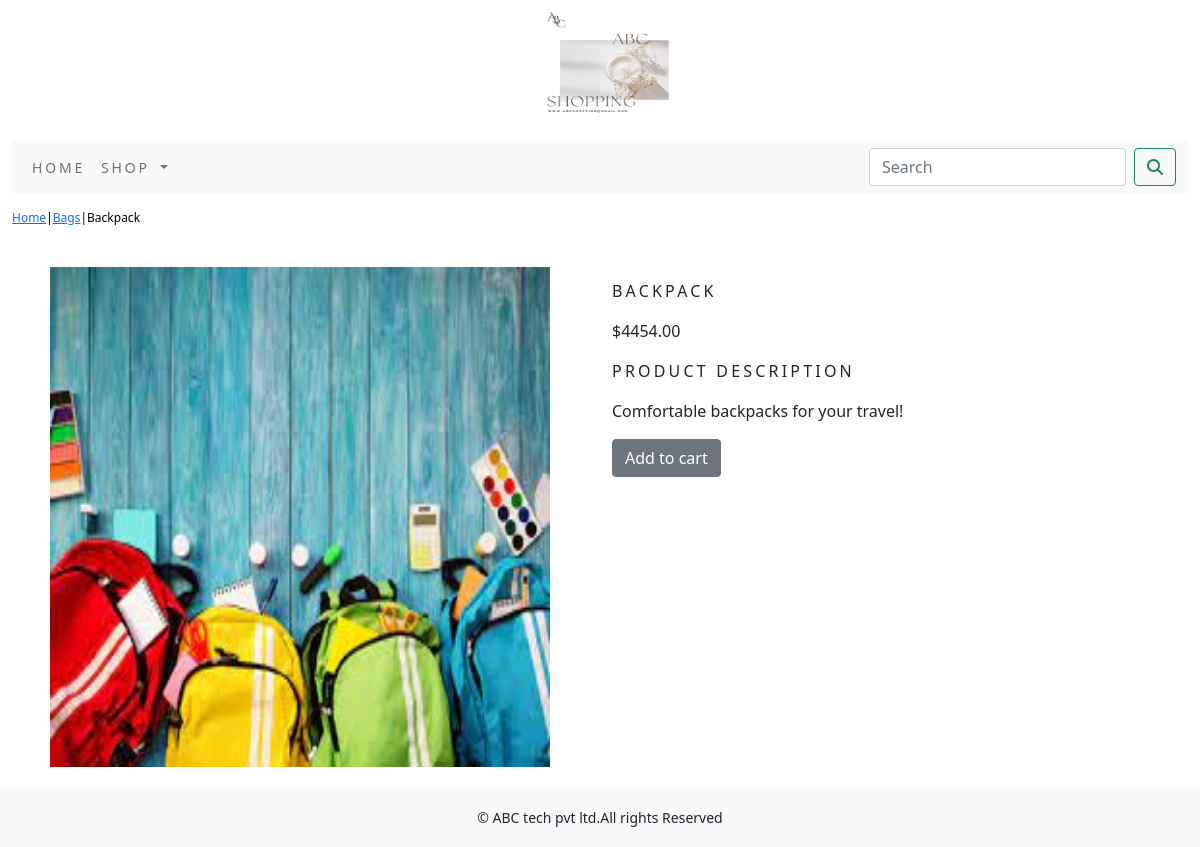
The page /shop/bags/backpack/ on the database its author committed.
### shop/models.py (models this page shows, shortened)
class Product(models.Model):
    name=models.CharField(max_length=250,unique=True)
    slug=models.SlugField(max_length=250,unique=True)
    description=models.TextField(blank=True)
    price=models.DecimalField(max_digits=10,decimal_places=2)
    category=models.ForeignKey(Category,on_delete=models.CASCADE)
    image=models.ImageField(upload_to='product',blank=True)
    stock=models.IntegerField()
    available=models.BooleanField(default=True)
    created=models.DateTimeField(auto_now_add=True)
    updated=models.DateTimeField(auto_now=True)
    class   Meta:
        ordering=('name',)
        verbose_name='product'
        verbose_name_plural='products'

class Category(models.Model):
    name=models.CharField(max_length=250,unique=True)
    slug=models.SlugField(max_length=250,unique=True)
    desc=models.TextField(blank=True)
    image=models.ImageField(upload_to='category',blank=True)
    class   Meta:
        ordering=('name',)
        verbose_name='category'
        verbose_name_plural='categories'
    def get_url(self):
        return reverse('shop:products_by_category',args=[self.slug])
    def __str__(self):
        return '{}'.format(self.name)

### shop/views.py (the view)
# urls.py: path('<slug:c_slug>/<slug:product_slug>/',views.proDetail,name='prodCatdetail'),
def proDetail(request,c_slug,product_slug):
    try:
        product=Product.objects.get(category__slug=c_slug,slug=product_slug)
    except Exception as e:
        raise e
    return render(request,"product.html",{'product':product})

### cart/context_processors.py (called while the page is built)
def counter(request):
    item_count=0
    if 'admin' in request.path:
        return {}
    else:
        try:
            cart=Cart.objects.filter(cart_id=_cart_id(request))
            car_items=CartItem.objects.all().filter(cart=cart[:1])
            for cart_item in car_items:
                item_count += cart_item.quantity
        except Cart.DoesNotExist:
            item_count=0
    return dict(item_count=item_count)

### cart/views.py (called while the page is built)
def _cart_id(request):
    cart=request.session.session_key
    if not cart:
        cart=request.session.create()
    return cart

### shop/context_processors.py (called while the page is built)
def menu_links(request):
    links=Category.objects.all()
    return dict(links=links)

### templates/product.html (shortened to what this page needs)
{% extends 'base.html' %}
{% load static %}
{%  block content %}
    <div class="row my_prod_row_class">
        <div class="mx_auto">
            <p><a href="{% url 'shop:allProdCat' %}">Home</a>|<a href="{{product.category.get_url}}">{{product.category}}</a>|{{product.name}}</p>
        </div>
<div class="container">
<br>
 <div class="row">
        <div class="col-12 col-sm-12 col-md-12 col-lg-6 text-center">
            <div style="min-width:18rem">
                <img src="{{product.image.url}}" alt="{{product.name}}" height="500px" width="500px">
            </div>
        </div>
            <div class="col-12 col-sm-12 col-md-12 col-lg-6">
                <div>
                <h3 class="my_prod_title">{{product.name}}</h3>
                <p>${{product.price}}</p>
                <p class="my_title">Product Description</p>
                <p class="text-justify my_prod_text">{{product.description}}</p>
                {% if product.stock <= 0 %}
                    <p class="text-justify my_prod_text" style="color:red;"><b>Out of stock</b></p>
                {% else %}
                    <a class="btn btn-secondary" href="{% url 'cart:add_cart' product.id %}">Add to cart</a>
                {% endif %}
            </div>
    </div>
 </div>
</div>
 </div>
{% endblock %}

### static/css/custom.css (style rules this page uses)
body { font-family: 'Roboto', sans-serif; }
.my_title { font-size:16px; text-transform:uppercase; letter-spacing:.2em; }
.my_prod_row_class { padding-top:15px; padding-bottom:20px; }
.my_prod_row_class .mx_auto { color:#000; font-size:12px; text-decoration:none; }
.my_prod_title { font-size:16px; text-transform:uppercase; letter-spacing:.2em; padding-top:15px; padding-bottom:10px; }
.my_prod_text { padding-right:20px; }

### rows shown on the page
Product: category "Bags", name "Backpack", image (picture), name "BACKPACK", price "4454.00", description "Comfortable backpacks for your travel!"
